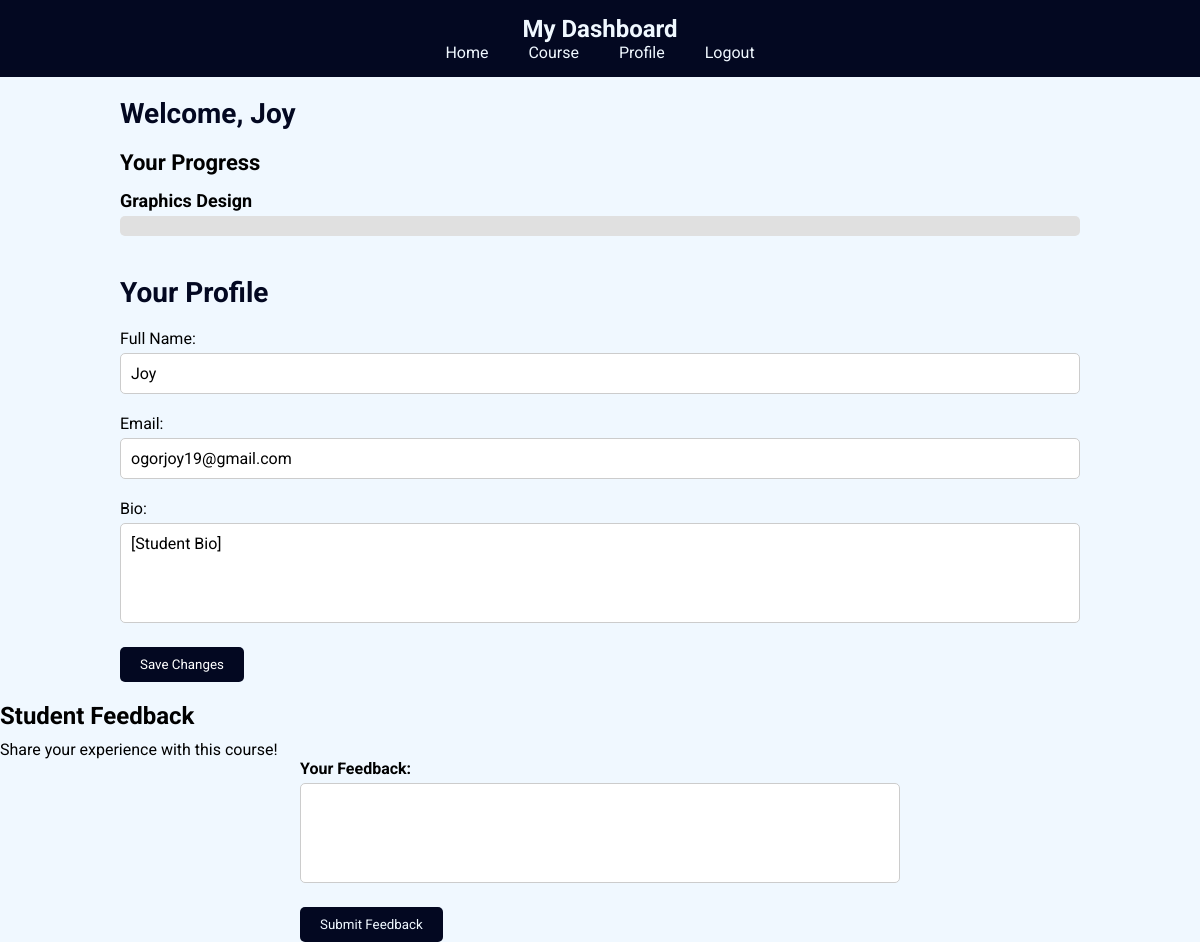
The app's page /dashboard (signed in) with its own data.
### website/models.py (models this page shows)
class Student(db.Model, UserMixin):
    id = db.Column(db.Integer, primary_key=True)
    first_name = db.Column(db.String(150))
    surname = db.Column(db.String(150))
    email = db.Column(db.String(150), unique=True)
    country = db.Column(db.String(120))
    birthday = db.Column(db.String(150))
    date = db.Column(db.DateTime(timezone=True), default=func.now())
    course = db.Column(db.String(40))
    phone = db.Column(db.Integer)
    password = db.Column(db.String(150))

### website/auth.py (the view)
@auth.route('/dashboard')
def dashboard():
    return render_template('profile.html')

### website/__init__.py (called while the page is built)
def create_app():
    app = Flask(__name__)
    app.config['SECRET_KEY'] = 'esbee27'
    app.config['SQLALCHEMY_DATABASE_URI'] = f'sqlite:///{DB_NAME}'
    db.init_app(app)
    from .views import views
    from .auth import auth
    app.register_blueprint(views, url_prefix='/')
    app.register_blueprint(auth, url_prefix='/')
    from .models import Student
    with app.app_context():
        db.create_all()
    login_manager = LoginManager()
    login_manager.login_view = 'auth.login'
    login_manager.init_app(app)
    @login_manager.user_loader
    def load_user(id):
        return Student.query.get(int(id))
    return app

### website/templates/profile.html (shortened to what this page needs)
{% extends 'base.html' %}
{% block content %}
    <link rel="stylesheet" href="../static/css/student.css" />
    <main>
      <section class="dashboard">
        <h2>Welcome, {{ current_user.first_name }}</h2>
        <div class="progress">
          <h3>Your Progress</h3>
          <div class="course-progress">
            <h4>{{ current_user.course }}</h4>
            <div class="progress-bar" data-progress="75%">
            </div>
          </div>
        </div>
      </section>
      <section class="profile">
        <h2>Your Profile</h2>
        <form id="profileForm">
          <div class="form-group">
            <label for="fullName">Full Name:</label>
            <input
              type="text"
              id="fullName"
              name="fullName"
              value="{{ current_user.first_name }}"
            />
          </div>
          <div class="form-group">
            <label for="email">Email:</label>
            <input
              type="email"
              id="email"
              name="email"
              value="{{ current_user.email }}"
            />
          </div>
          <div class="form-group">
            <label for="bio">Bio:</label>
            <textarea id="bio" name="bio">[Student Bio]</textarea>
          </div>
          <button type="submit">Save Changes</button>
        </form>
      </section>
    </main>
{% endblock %}

### website/static/css/courses.css (style rules this page uses)
:root { --blue: #030821; --gray: #3b5ca5; }
* { font-family: "Roboto", sans-serif; margin: 0; padding: 0; outline: none; border: none; text-decoration: none; box-sizing: border-box; }
body { background-color: aliceblue; margin: 0; padding: 0; }

### website/static/css/student.css (style rules this page uses)
:root { --blue: #030821; --gray: #3b5ca5; }
* { font-family: "Roboto", sans-serif; margin: 0; padding: 0; outline: none; border: none; text-decoration: none; box-sizing: border-box; }
body { background-color: aliceblue; margin: 0; padding: 0; }
main { padding: 20px; max-width: 1000px; margin: 0 auto; }
h2 { color: var(--blue); font-size: 28px; margin-bottom: 20px; }
.dashboard { margin-bottom: 40px; }
.progress h3 { font-size: 22px; margin-bottom: 15px; }
.course-progress { margin-bottom: 20px; }
.course-progress h4 { font-size: 18px; margin-bottom: 5px; }
.progress-bar { background-color: #e0e0e0; border-radius: 5px; overflow: hidden; position: relative; }
.profile .form-group { margin-bottom: 20px; }
.profile .form-group label { display: block; margin-bottom: 5px; }
.profile .form-group input, .profile .form-group textarea { width: 100%; padding: 10px; font-size: 16px; border: 1px solid #ccc; border-radius: 5px; }
.profile .form-group textarea { height: 100px; resize: none; }
.profile button { padding: 10px 20px; background-color: var(--blue); color: white; border: none; border-radius: 5px; cursor: pointer; }

### records on screen
Student: first_name "Joy", course "Graphics Design", fullName "Joy", email "ogorjoy19@gmail.com"
